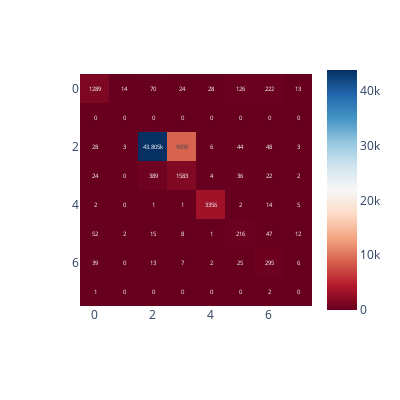

Notebook code cell kept with this figure:
### Code cell
# Calc  confusionmatrix
cm = confusion_matrix(pred, z_test)

# Show CM and classification_repor
print("Logistic Regression : \n")
print(f"\nConfusion Matrix : \n")
fig = px.imshow(cm, text_auto=True, color_continuous_scale='rdbu', width=400, height=400)
fig.show()
print(classification_report(z_test, pred))

### Figure 1 — Plotly figure (JSON) as saved in the notebook; plotly's stock layout.template omitted (floating-point values rounded to 4 significant figures)
{"data": [{"coloraxis": "coloraxis", "hovertemplate": "x: %{x}<br>y: %{y}<br>color: %{z}<extra></extra>", "name": "0", "texttemplate": "%{z}", "type": "heatmap", "xaxis": "x", "yaxis": "y", "z": [[1289, 14, 70, 24, 28, 126, 222, 13], [0, 0, 0, 0, 0, 0, 0, 0], [28, 3, 43805, 9006, 6, 44, 48, 3], [24, 0, 389, 1583, 4, 36, 22, 2], [2, 0, 1, 1, 3356, 2, 14, 5], [52, 2, 15, 8, 1, 216, 47, 12], [39, 0, 13, 7, 2, 25, 295, 6], [1, 0, 0, 0, 0, 0, 2, 0]]}], "layout": {"coloraxis": {"colorscale": [[0, "rgb(103,0,31)"], [0.1, "rgb(178,24,43)"], [0.2, "rgb(214,96,77)"], [0.3, "rgb(244,165,130)"], [0.4, "rgb(253,219,199)"], [0.5, "rgb(247,247,247)"], [0.6, "rgb(209,229,240)"], [0.7, "rgb(146,197,222)"], [0.8, "rgb(67,147,195)"], [0.9, "rgb(33,102,172)"], [1, "rgb(5,48,97)"]]}, "height": 400, "margin": {"t": 60}, "width": 400, "xaxis": {"anchor": "y", "constrain": "domain", "domain": [0, 1], "scaleanchor": "y"}, "yaxis": {"anchor": "x", "autorange": "reversed", "constrain": "domain", "domain": [0, 1]}}}
